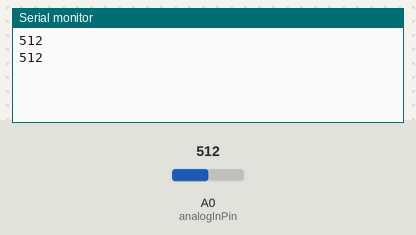
This sketch was run on a simulated Arduino Uno, built with avr-gcc and run on an emulated ATmega328P. On the bench: the last lines printed to the serial monitor. Inputs (shaded band) come from the test bench; at power-on: A0 (analogInPin) = 512.

Above: at 1.8 s.
1.9 s: A0 (analogInPin) set to 716
At 2.8 s:
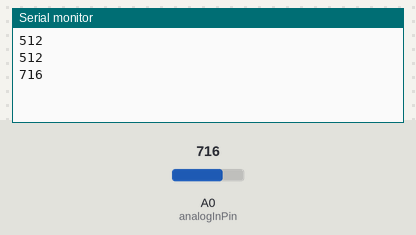
3.4 s: A0 (analogInPin) set to 900
At 4.8 s:
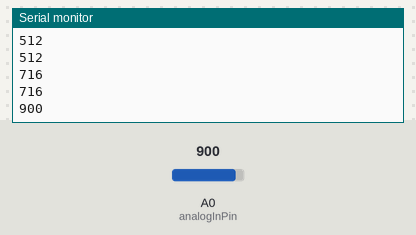
Timing chart, 0 to 6.4 s (numbered marks = the images above; inputs shaded):
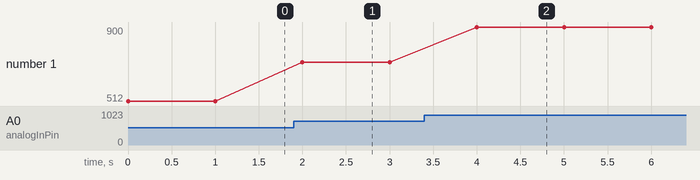

The sketch:

velostat.ino
```cpp
// Analog input pin that the Velostat is connected to
const int analogInPin = A0;

// value read from the Velostat
int sensorValue = 0;

void setup() {
  // initialize serial communications at 9600 bps:
  Serial.begin(9600);

  //init Analog Pin as PULLUP
  //(meaning it sends out voltage)
  digitalWrite(analogInPin, HIGH);

}

void loop() {
  // read the analog in value:
  sensorValue = analogRead(analogInPin);

  // print the results to the serial monitor:
  //Serial.print("sensor = " );
  Serial.println(sensorValue);
  delay(1000);
}
```

Measured:
- after the input at 1.9 s, the serial monitor: prints a new line after 0.10 s (image 1)
- after the input at 3.4 s, the serial monitor: prints a new line after 0.60 s (image 2)
- plotted number 1: 512 → 716 after the input at 1.9 s, 716 → 900 after the input at 3.4 s
